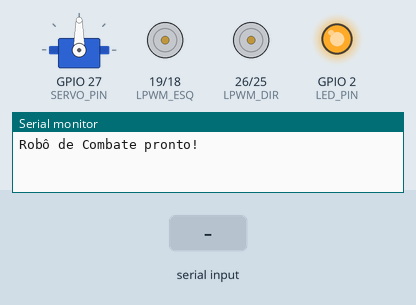
This sketch was run on a simulated ESP32. On the bench: servo, motor-driver pin pairs drawn as motors (green arrow = first pin HIGH = forward, orange = second pin HIGH = backward, longer = more drive), output pins drawn as LEDs (lit = HIGH), the last lines printed to the serial monitor. The test bench sets the inputs (shaded band). Nothing arrives over Bluetooth unless stated.

Above: at 1.2 s.
1.3 s: "F" received over the second serial link
At 1.9 s:
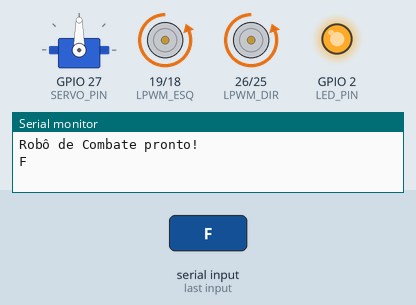
2.8 s: "B" received over the second serial link
At 4.0 s:
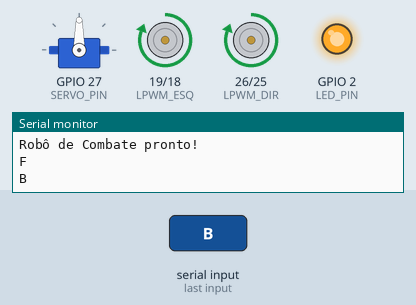
4.3 s: "L" received over the second serial link
At 5.4 s:
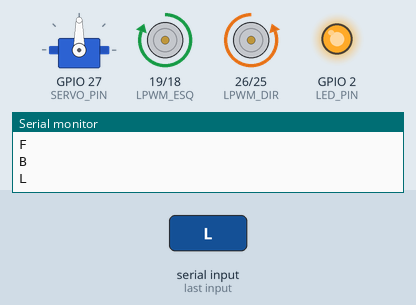
5.8 s: "R" received over the second serial link
At 6.5 s:
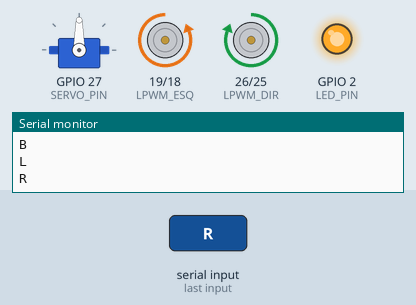
7.3 s: "U" received over the second serial link
At 7.7 s:
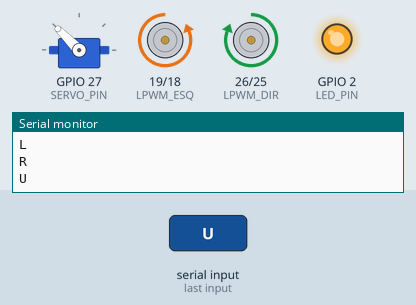
8.8 s: "D" received over the second serial link
At 10.0 s:
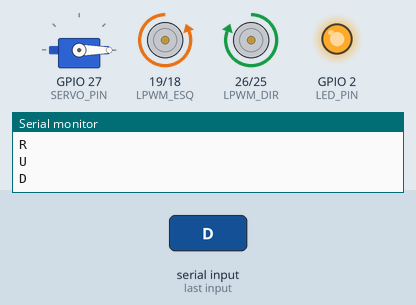
Timing chart, 0 to 11.3 s (numbered marks = the images above; inputs shaded):
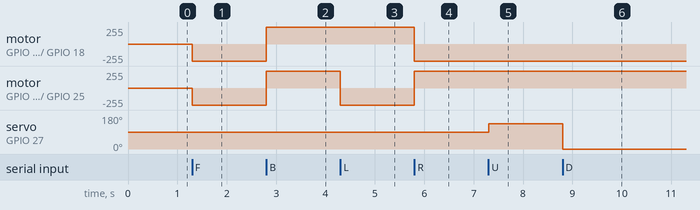

Measured:
- after the input at 1.3 s, motor on GPIO 19 (LPWM_ESQ) / GPIO 18 (RPWM_ESQ), motor on GPIO 26 (LPWM_DIR) / GPIO 25 (RPWM_DIR): stopped → backward 255/255 at once
- after the input at 2.8 s, motor on GPIO 19 (LPWM_ESQ) / GPIO 18 (RPWM_ESQ), motor on GPIO 26 (LPWM_DIR) / GPIO 25 (RPWM_DIR): backward 255/255 → forward 255/255 at once
- after the input at 4.3 s, motor on GPIO 26 (LPWM_DIR) / GPIO 25 (RPWM_DIR): forward 255/255 → backward 255/255 at once
- after the input at 5.8 s, motor on GPIO 19 (LPWM_ESQ) / GPIO 18 (RPWM_ESQ): forward 255/255 → backward 255/255 at once; motor on GPIO 26 (LPWM_DIR) / GPIO 25 (RPWM_DIR): backward 255/255 → forward 255/255 at once
- after the input at 7.3 s, servo on GPIO 27 (SERVO_PIN): 90° → 135° at once
- after the input at 8.8 s, servo on GPIO 27 (SERVO_PIN): 135° → 0° at once

The sketch:

rampage_esp32.ino
```cpp
/*
 * ====================================================================
 * ROBÔ DE COMBATE "RAMPAGE" - ESP32 CONTROLLER
 * ====================================================================
 * UNIVERSIDADE SÃO FRANCISCO
 * Engenharia de Computação - 8º Semestre
 * Prática Profissional: Sistemas Autônomos e Robótica
 *
 * Equipe:
 * - Matheus Abrahão Martins Alvares - 202204581
 * - Cauê Becker Rossi - 202204081
 * - Bruno Ricci Zanoni - 202213443
 * - Giulio Passetti Figueiredo - 202201837
 *
 * ====================================================================
 * ESPECIFICAÇÕES DO ROBÔ:
 * ====================================================================
 * Classe: Beetleweight (1,36 kg, 30x30 cm)
 * Bateria: Li-Ion 11,1V (3S 2P) 4900mAh
 *
 * COMPONENTES:
 * - Microcontrolador: ESP32 Doit DevKit
 * - Motores: 2x DC 12V com redução (170 RPM)
 * - Drivers: 2x BTS7960 (43A cada)
 * - Servo: 1x MG995 (alto torque)
 * - Reguladores: 2x LM2596 Step-Down (5V e 6V)
 *
 * COMANDOS SERIAIS/BLUETOOTH:
 * F    = Frente
 * B    = Ré
 * L    = Girar Esquerda
 * R    = Girar Direita
 * S    = Parar
 * Axx  = Mover servo para ângulo xx (0-180)
 * V0-9 = Ajustar velocidade (0=mínimo, 9=máximo)
 * ====================================================================
 */

#include <BluetoothSerial.h>
#include <ESP32Servo.h>

BluetoothSerial SerialBT;
Servo servoPa;

// Motores - Ponte H 1 (Esquerda)
#define RPWM_ESQ 18
#define LPWM_ESQ 19

// Motores - Ponte H 2 (Direita)
#define RPWM_DIR 25
#define LPWM_DIR 26

// Servo
#define SERVO_PIN 27

// LED indicador
#define LED_PIN 2

int posServo = 90;      // posição inicial da pá

void setup() {
  Serial.begin(9600);
  SerialBT.begin("RoboCombate_ESP32");
  servoPa.attach(SERVO_PIN);

  pinMode(RPWM_ESQ, OUTPUT);
  pinMode(LPWM_ESQ, OUTPUT);
  pinMode(RPWM_DIR, OUTPUT);
  pinMode(LPWM_DIR, OUTPUT);
  pinMode(LED_PIN, OUTPUT);

  digitalWrite(LED_PIN, HIGH);
  servoPa.write(posServo);

  Serial.println("Robô de Combate pronto!");
}

void loop() {
  if (SerialBT.available()) {
    char comando = SerialBT.read();
    Serial.println(comando);

    switch (comando) {
      case 'F': moverFrente(); break;     // frente
      case 'B': moverRe(); break;         // ré
      case 'L': girarEsquerda(); break;   // esquerda
      case 'R': girarDireita(); break;    // direita
      case 'U': subirPa(); break;
      case 'D': descerPa(); break;
      case 'S': parar(); break;
    }
  }
}

// --- Funções de movimento ---
void moverFrente() {
  analogWrite(RPWM_ESQ, 255);
  analogWrite(LPWM_ESQ, 0);
  analogWrite(RPWM_DIR, 255);
  analogWrite(LPWM_DIR, 0);
}

void moverRe() {
  analogWrite(RPWM_ESQ, 0);
  analogWrite(LPWM_ESQ, 255);
  analogWrite(RPWM_DIR, 0);
  analogWrite(LPWM_DIR, 255);
}

void girarEsquerda() {
  analogWrite(RPWM_ESQ, 0);
  analogWrite(LPWM_ESQ, 255);
  analogWrite(RPWM_DIR, 255);
  analogWrite(LPWM_DIR, 0);
}

void girarDireita() {
  analogWrite(RPWM_ESQ, 255);
  analogWrite(LPWM_ESQ, 0);
  analogWrite(RPWM_DIR, 0);
  analogWrite(LPWM_DIR, 255);
}

void parar() {
  analogWrite(RPWM_ESQ, 0);
  analogWrite(LPWM_ESQ, 0);
  analogWrite(RPWM_DIR, 0);
  analogWrite(LPWM_DIR, 0);
}

// --- Controle da pá ---
void subirPa() {
  posServo = constrain(posServo + 135, 0, 135);
  servoPa.write(posServo);
}

void descerPa() {
  posServo = constrain(posServo - 135, 0, 135);
  servoPa.write(posServo);
}
```
